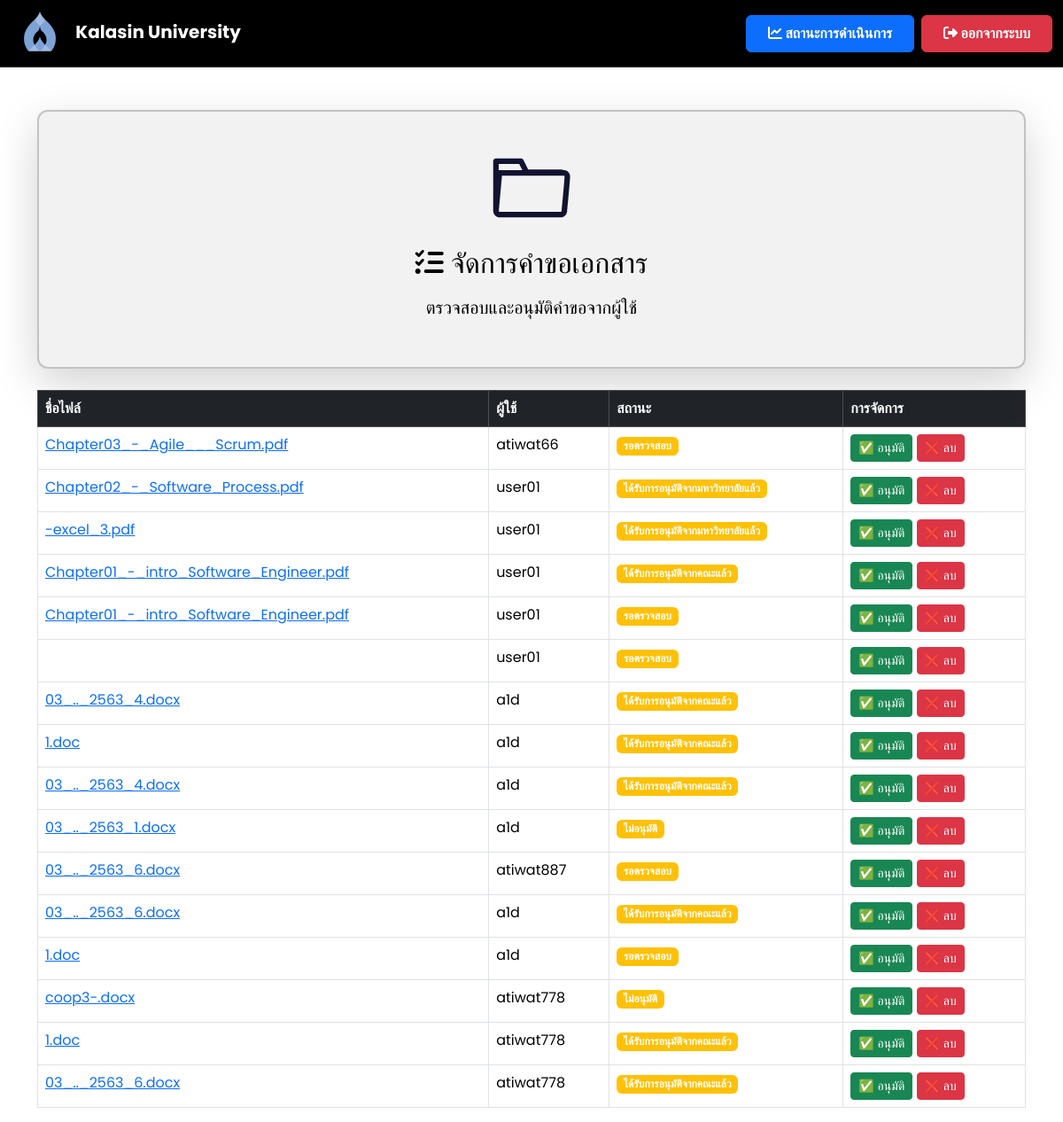
The app's page /manage_requests (signed in), older data.
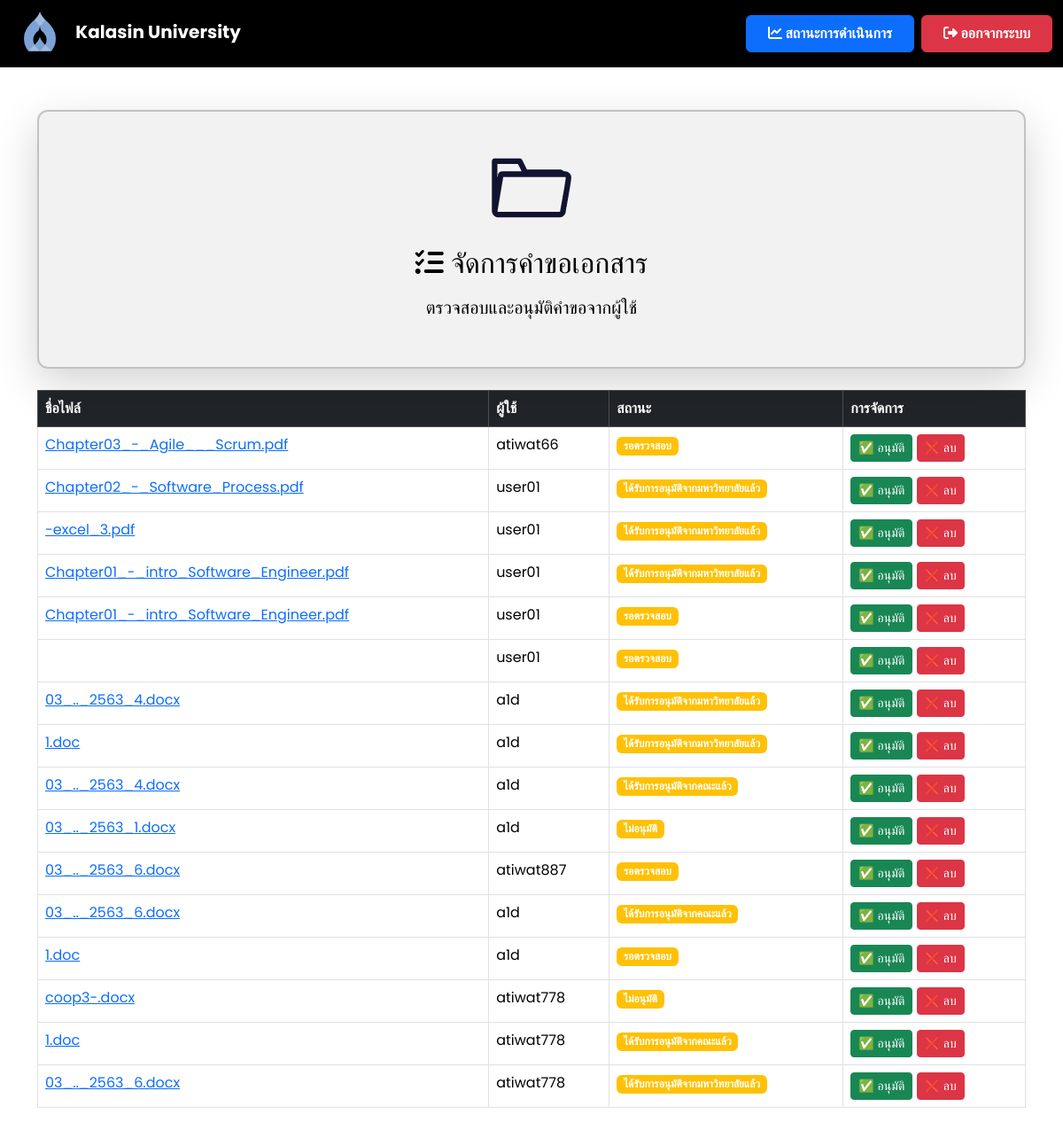
The same page, newer data.
### app.py (models this page shows)
class File(db.Model):
    id = db.Column(db.Integer, primary_key=True)
    filename = db.Column(db.String(255), nullable=False)
    file_path = db.Column(db.String(255), nullable=True)  # ✅ เพิ่มฟิลด์นี้
    status = db.Column(db.String(50), nullable=False, default="รอตรวจสอบ")
    comment = db.Column(db.Text, nullable=True)
    user_id = db.Column(db.Integer, db.ForeignKey('user.id'), nullable=False)
    upload_date = db.Column(db.DateTime, default=db.func.current_timestamp())
    review_date = db.Column(db.DateTime, nullable=True)
    approve_date = db.Column(db.DateTime, nullable=True)

class User(db.Model):
    id = db.Column(db.Integer, primary_key=True)
    username = db.Column(db.String(100), unique=True, nullable=False)
    email = db.Column(db.String(150), unique=True, nullable=False)  # ✅ เพิ่ม email
    password = db.Column(db.String(200), nullable=False)
    role = db.Column(db.String(10), nullable=False, default='user')
    files = db.relationship('File', backref='user', lazy=True)
    faculty = db.Column(db.String(100), nullable=True)

### app.py (the view)
@app.route('/manage_requests')
def manage_requests():
    if 'user_id' not in session or session.get('role') not in ['admin', 'admin_university']:
        flash("⚠️ กรุณาเข้าสู่ระบบก่อน!", "warning")
        return redirect(url_for('login'))  # ถ้าไม่ได้ login ให้กลับไปหน้า login
    files = File.query.all()
    response = make_response(render_template('manage_requests.html', files=files))
    response.headers['Cache-Control'] = 'no-store, no-cache, must-revalidate, max-age=0'
    response.headers['Pragma'] = 'no-cache'
    response.headers['Expires'] = '0'
    return response

### templates/manage_requests.html (shortened to what this page needs)
<!DOCTYPE html>
<html lang="th">
<head>
    <link href="https://cdn.jsdelivr.net/npm/bootstrap@5.3.3/dist/css/bootstrap.min.css" rel="stylesheet">
    <link rel="stylesheet" href="https://cdnjs.cloudflare.com/ajax/libs/font-awesome/6.4.2/css/all.min.css">
</head>
<body>
    <nav class="navbar navbar-expand-lg navbar-dark">
        <div class="container-fluid">
            <a class="navbar-brand ms-2" href="{{ url_for('faculty_dashboard') }}">
                <img src="{{ url_for('static', filename='images/Kalasin_University_Seal.svg.png') }}"
                     alt="Kalasin University Logo" style="height: 50px; margin-right: 10px;">
                <strong>Kalasin University</strong>
            </a>
            <div class="ms-auto d-flex">
                <a href="{{ url_for('status') }}" class="btn btn-primary fw-bold px-4 py-2 me-2">
                    <i class="fas fa-chart-line"></i> สถานะการดำเนินการ
                </a>
                <a href="{{ url_for('logout') }}" class="btn btn-danger fw-bold px-4 py-2">
                    <i class="fas fa-sign-out-alt"></i> ออกจากระบบ
                </a>
            </div>
        </div>
    </nav>
<div class="container mt-5 d-flex justify-content-center">
    <div class="card shadow-lg" style="width: 1500px;">
        <div class="card-body d-flex flex-column align-items-center text-center">
            <img src="static/images/diiodid.gif" alt="Document Management" class="img-fluid mb-3" style="width: 100px; height: 100px;">
            <div>
                <h2 class="mb-3"><i class="fas fa-tasks"></i> จัดการคำขอเอกสาร</h2>
                <p class="lead">ตรวจสอบและอนุมัติคำขอจากผู้ใช้</p>
            </div>
        </div>
    </div>
</div>
    <div class="container mt-4">
        <table class="table table-bordered mt-3">
            <thead class="table-dark">
                <tr>
                    <th>ชื่อไฟล์</th>
                    <th>ผู้ใช้</th>
                    <th>สถานะ</th>
                    <th>การจัดการ</th>
                </tr>
            </thead>
            <tbody>
                {% for file in files %}
                <tr>
                    <td>
                        <a href="{{ url_for('uploaded_file', filename=file.filename) }}" target="_blank">
                            {{ file.filename }}
                        </a>
                    </td>
                    <td>{{ file.user.username }}</td>
                    <td>
                        <span class="badge {% if file.status == 'อนุมัติแล้ว' %} bg-success {% else %} bg-warning {% endif %}">
                            {{ file.status }}
                        </span>
                    </td>
                    <td>
                        {% if file.status != 'อนุมัติแล้ว' %}
                        <a href="{{ url_for('approve_file', file_id=file.id) }}" class="btn btn-success btn-sm">
                            ✅ อนุมัติ
                        </a>
                        {% endif %}
                        <a href="{{ url_for('delete_file', file_id=file.id) }}" class="btn btn-danger btn-sm"
                           onclick="return confirm('คุณแน่ใจหรือไม่ว่าต้องการลบไฟล์นี้?');">
                            ❌ ลบ
                        </a>
                    </td>
                </tr>
                {% else %}
                <tr>
                    <td colspan="4" class="text-center text-muted">ยังไม่มีคำขอเอกสาร</td>
                </tr>
                {% endfor %}
            </tbody>
        </table>
    </div>
</body>
</html>

### templates/manage_requests.html (style rules this page uses)
body { font-family: 'Poppins', sans-serif; background: white; color: black; }
.navbar { background: #000000; backdrop-filter: blur(10px); }
.card { background: rgba(0, 0, 0, 0.05); color: black; border-radius: 12px; padding: 20px; border: 2px solid rgba(0, 0, 0, 0.2); box-shadow: 0 5px 15px rgba(0, 0, 0, 0.2); }

Row changes from the older to the newer data that the page shows:
changed File (number 4 of 16 on the later page): status "ได้รับการอนุมัติจากคณะแล้ว" → "ได้รับการอนุมัติจากมหาวิทยาลัยแล้ว"
changed File (number 7 of 16 on the later page): status "ได้รับการอนุมัติจากคณะแล้ว" → "ได้รับการอนุมัติจากมหาวิทยาลัยแล้ว"
changed File (number 8 of 16 on the later page): status "ได้รับการอนุมัติจากคณะแล้ว" → "ได้รับการอนุมัติจากมหาวิทยาลัยแล้ว"
changed File (number 16 of 16 on the later page): status "ได้รับการอนุมัติจากคณะแล้ว" → "ได้รับการอนุมัติจากมหาวิทยาลัยแล้ว"
